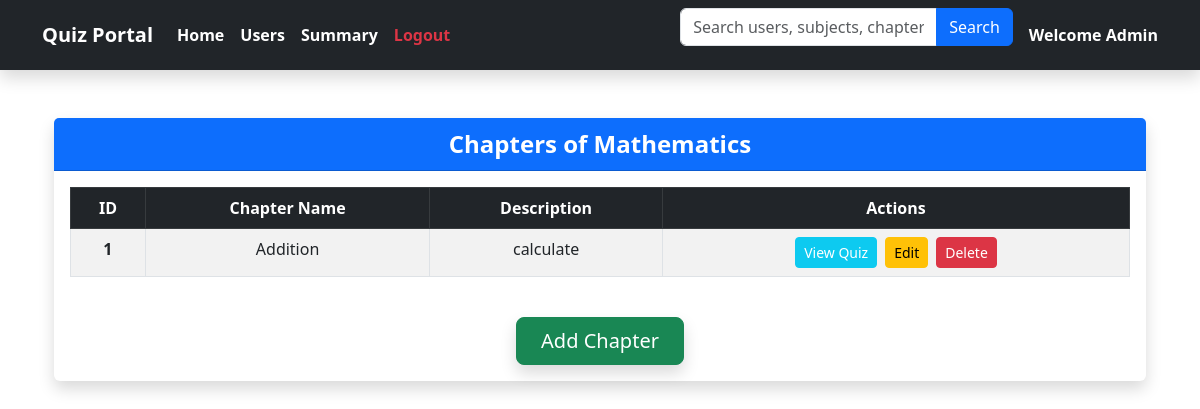
Screenshot of /subject/1/chapters with the database file from the repository.
### backend/models.py (models this page shows)
class Subject(db.Model):
    __tablename__ = 'subjects'
    id = db.Column(db.Integer, primary_key=True)
    name = db.Column(db.String(100), nullable=False)
    description = db.Column(db.String(255), nullable=True)
    chapters = db.relationship('Chapter', backref='subject', cascade="all, delete", lazy=True)

class Chapter(db.Model):
    __tablename__ = 'chapter'
    id = db.Column(db.Integer, primary_key=True)
    name = db.Column(db.String, nullable=False)
    description = db.Column(db.String, nullable=False)
    subject_id = db.Column(db.Integer, db.ForeignKey('subjects.id', ondelete='CASCADE'), nullable=False)
    quizzes = db.relationship('Quiz', backref='chapter',lazy=True, cascade='all, delete-orphan')

### app.py (the view)
@app.route('/subject/<int:subject_id>/chapters')
def view_chapters(subject_id):
    subject = Subject.query.get_or_404(subject_id)
    chapters = Chapter.query.filter_by(subject_id=subject_id).all()
    return render_template('view_chapters.html', subject=subject, chapters=chapters)

### templates/view_chapters.html (shortened to what this page needs)
{% extends "navbar.html" %}
{% block content %}
    <div class="container my-5">
        <div class="card shadow border-0">
            <div class="card-header bg-primary text-white text-center fs-4 fw-bold">
                Chapters of {{ subject.name }}
            </div>
            <div class="card-body">
                <div class="table-responsive">
                    <table class="table table-striped table-bordered text-center">
                        <thead class="table-dark">
                            <tr>
                                <th>ID</th>
                                <th>Chapter Name</th>
                                <th>Description</th>
                                <th>Actions</th>
                            </tr>
                        </thead>
                        <tbody>
                            {% for chapter in chapters %}
                            <tr>
                                <td class="fw-bold">{{ chapter.id }}</td>
                                <td>{{ chapter.name }}</td>
                                <td>{{ chapter.description }}</td>
                                <td>
                                    <div class="d-flex justify-content-center gap-2">
                                        <a href="{{ url_for('view_quizzes', chapter_id=chapter.id) }}" class="btn btn-info btn-sm text-white">View Quiz</a>
                                        <a href="{{ url_for('edit_chapter', chapter_id=chapter.id) }}" class="btn btn-warning btn-sm">Edit</a>
                                        <form action="{{ url_for('delete_chapter', chapter_id=chapter.id) }}" method="POST">
                                            <button type="submit" class="btn btn-danger btn-sm">Delete</button>
                                        </form>
                                    </div>
                                </td>
                            </tr>
                            {% endfor %}
                        </tbody>
                    </table>
                </div>
                <div class="text-center mt-4">
                    <a href="{{ url_for('add_chapter', subject_id=subject.id) }}" class="btn btn-success btn-lg px-4 shadow">Add Chapter</a>
                </div>
            </div>
        </div>
    </div>
{% endblock %}

### rows the page displays
Subject: name "Mathematics"
Chapter: id "1", name "Addition", description "calculate"
